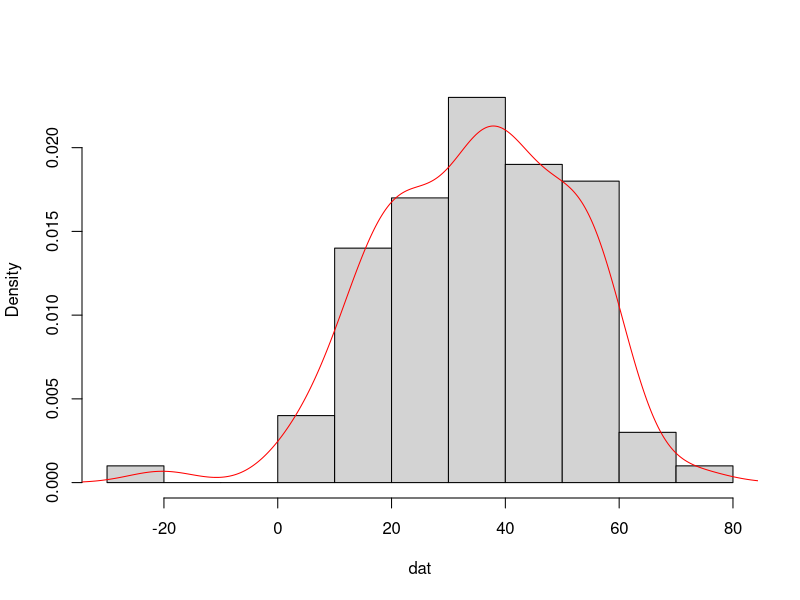
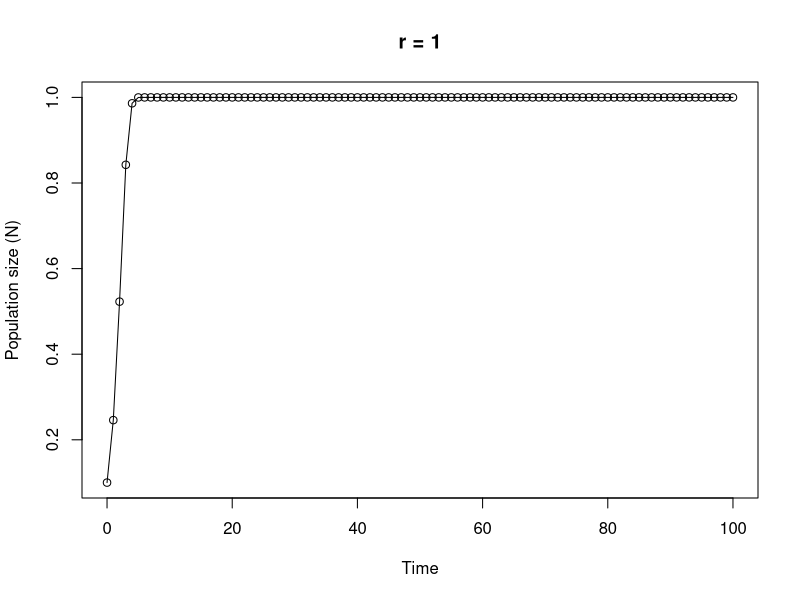

These charts were generated, in order, by the following R code:
## ----Q1, results = 'asis'------------------------------------------------------------------------

# area of a circle
# the equation to calculate the area of a circle is pi * radius^2

circle.area <- function(d){ 
	pi * (d/2)^2
}

# to use your new function

circle.area(10)
# [1] 78.53982

# to test on a vector of diameters
# first create a vector with diameters ranging from 0 to 50 in steps of 10

cir.diam <- seq(from = 0, to = 50, by = 10)

# test your function

circle.area(cir.diam)
# [1]    0.00000   78.53982  314.15927  706.85835 1256.63706 1963.49541


## ----Q2, tidy = TRUE-----------------------------------------------------------------------------

far.cent <- function(a){
	val <- (a-32)*5/9
	print(paste("Fahrenheit: ", round(a, digits = 3), "oF",sep = " "), quote = FALSE)# round 3dp
	print(paste("Centigrade: ", round(val, digits = 3), "oC", sep = " "), quote = FALSE)# round 3dp
}

# alternative Fahrenheit to centigrade using cat function

far.cent2 <- function(a){
	val <- (a - 32) * 5/9	#calculation
	cat("Fahrenheit: ", round(a, digits = 3), "oF", "\n")   # use cat function
	cat("Centigrade: ", round(val, digits = 3), "oC", "\n")   
}


## ----Q3------------------------------------------------------------------------------------------

# Create a vector of normally distributed data
# length 100, mean 35 and standard deviation of 29

vals <- rnorm(100, 35, 15)	# create some norm dist data mean 35, sd = 15

summary.fun <- function(dat){
	mymean <- round(mean(dat), digits = 4)      	# calc mean
	mymedian <- round(median(dat), digits = 4)    # calc median
	mymin <- round(min(dat), digits = 4)          # calc min
	mymax <- round(max(dat), digits = 4)          # calc max
	print(paste("mean:", mymean, sep = " "), quote = FALSE)     # print mean
	print(paste("median:", mymedian, sep = " "), quote = FALSE)     # print median
	print(paste("range:", "from:", mymin, "to", mymax, sep = " "), quote = FALSE) 
	dens <- density(dat)                          # estimate density curve
	hist(dat, main = "",type = "l",freq = FALSE)  # plot histogram
	lines(dens, lty = 1, col = "red")             # plot density curve
}

# use the function
summary.fun(vals)


## ----Q4------------------------------------------------------------------------------------------

# calculate a median

ourmedian <- function(x){
	n <- length(x)
	if (n %% 2 == 1)      # odd numbers
	  sort(x)[(n + 1)/2]  # find the middle number by adding 1 to length and div 2
	else {                # even numbers
	  middletwo <- sort(x)[(n/2) + 0:1]   #find the two middle numbers
	  mean(middletwo)
	  }
}

# use the function
mydat <- sample(1:50, size = 10, replace = TRUE )

# our function
ourmedian(mydat)

# R median function
median(mydat)


## ----Q5, tidy = TRUE-----------------------------------------------------------------------------

# function to simulate Ricker model

Ricker.model <- function(nzero, r, time, K=1){     # sets initial parameters
  N <- numeric(time + 1)    # creates a real vector of length time+1 to store values of Nt+1
  N[1] <- nzero             # sets initial population size in first element of N
  for (i in 1:time) {				# loops over time
      N[i+1] <- N[i]*exp(r*(1 - N[i]/K))    
  }
  Time <- 0:time   					 # creates vector for x axis
  plot(Time, N, type = "o", xlim = c(0, time), xlab = "Time", ylab = "Population size (N)", main = paste("r =", r, sep=" "))   # plots     output
}

# To run
# play around with the different parameters, especially r
Ricker.model(nzero=0.1,r=1,time=100)
